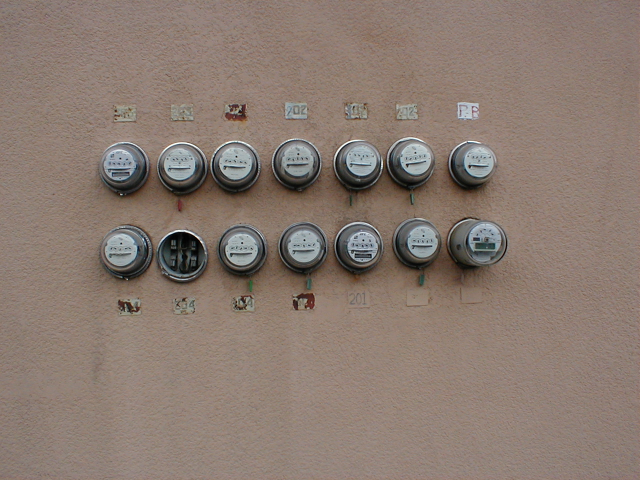
#> input picture bin/beauvoir/data/test_orig/b16techno000.jpg, 1280 x 960 px (shown at 1/2 size); its folder holds 4 pictures in this run
$ python img_conv.py
#> lines starting #> are read from the running program, lines starting #| are printed output that depends on the picture
import os

import os
from PIL import Image

for filename in os.listdir():
    split_filename = filename.split(".")
    if split_filename[1] == "jpg":
        print(filename)
        im = Image.open(filename)
#> im is the input picture: PIL image 1280x960 RGB; mean R, G, B 137.9, 122.1, 112.5
        (width, height) = (round(im.width * 0.6), round(im.height * 0.6))
#> width = 768; height = 576
        im_resized = im.resize((width, height))
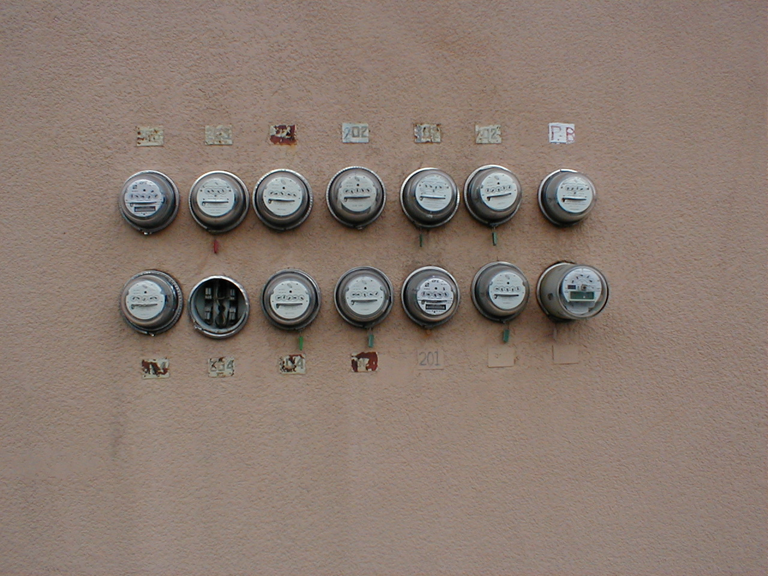
#> im_resized: PIL image 768x576 RGB; mean R, G, B 137.9, 122.1, 112.5
        im_resized.save("../test_backgrounds/" + split_filename[0] + "_resized" + ".png")
        im.save("../test_backgrounds/" + split_filename[0] + ".png")
#> pass 2 of the loop `for filename in os.listdir():`:
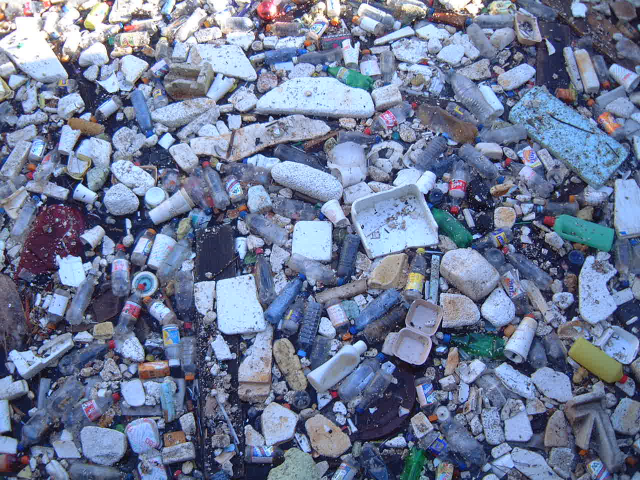
#> input picture bin/beauvoir/data/test_orig/b17maartent1252.jpg, 1280 x 960 px (shown at 1/2 size)
#> im is the input picture: PIL image 1280x960 RGB; mean R, G, B 110.9, 123, 152
#> `im_resized = im.resize((width, height))`:
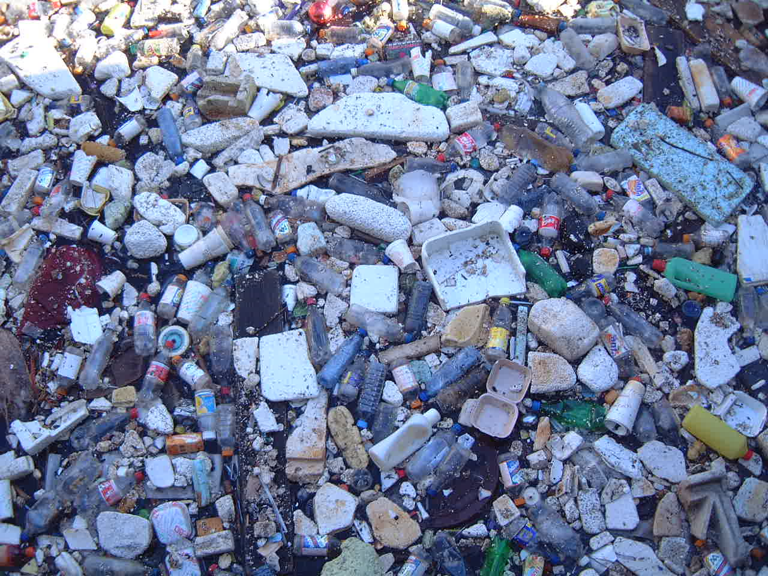
#> im_resized: PIL image 768x576 RGB; mean R, G, B 110.9, 123, 152
#> pass 3 of the loop `for filename in os.listdir():`:
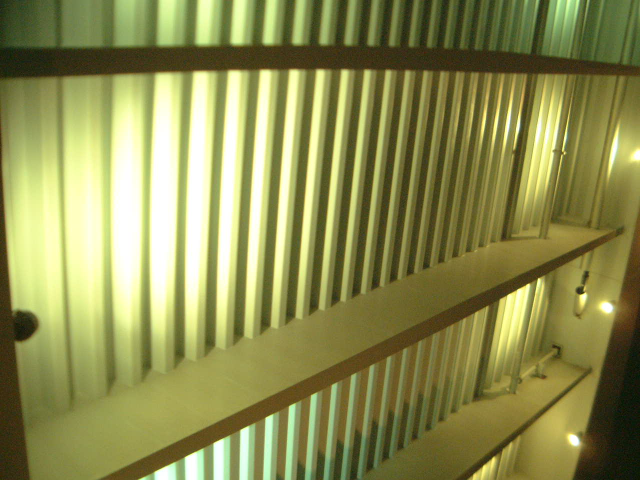
#> input picture bin/beauvoir/data/test_orig/b17maartent1294.jpg, 1280 x 960 px (shown at 1/2 size)
#> im is the input picture: PIL image 1280x960 RGB; mean R, G, B 140.9, 141.4, 81.5
#> `im_resized = im.resize((width, height))`:
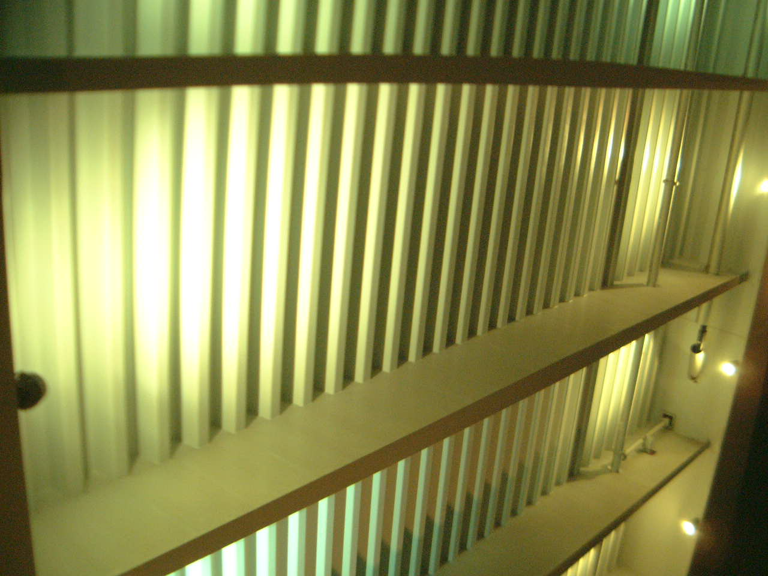
#> im_resized: PIL image 768x576 RGB; mean R, G, B 140.9, 141.4, 81.5
#> the loop made 5 passes; the first 3 are shown
